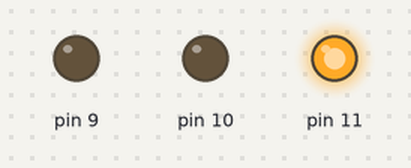
This sketch was run on a simulated Arduino Uno, built with avr-gcc and run on an emulated ATmega328P. On the bench: output pins drawn as LEDs (lit = HIGH).

Above: at 0.5 s.
At 2.5 s:
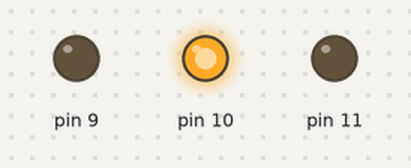
At 4.5 s:
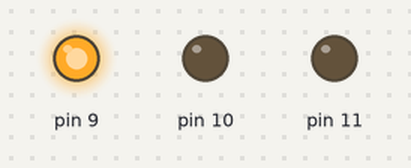
At 8.5 s:
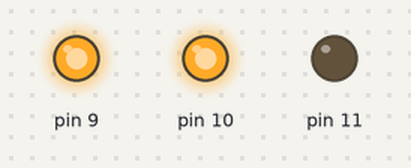
At 12.5 s:
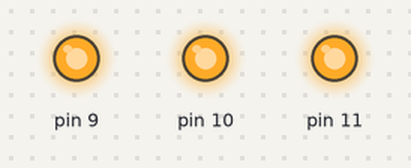
At 17.5 s:
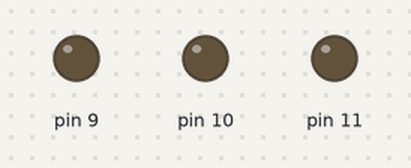
Timing chart, 0 to 18.2 s (numbered marks = the images above):
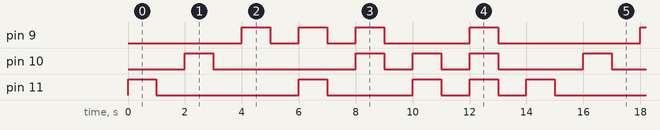

The sketch:

arduino_manipulando_led_RBG.ino
```cpp
// C++ code
//
void setup()
{
  pinMode(11, OUTPUT);
  pinMode(10, OUTPUT);
  pinMode(9, OUTPUT);
}

void loop()
{
  analogWrite(11, 255);
  delay(1000); // Wait for 1000 millisecond(s)
  analogWrite(11, 0);
  delay(1000); // Wait for 1000 millisecond(s)
  analogWrite(10, 255);
  delay(1000); // Wait for 1000 millisecond(s)
  analogWrite(10, 0);
  delay(1000); // Wait for 1000 millisecond(s)
  analogWrite(9, 255);
  delay(1000); // Wait for 1000 millisecond(s)
  analogWrite(9, 0);
  delay(1000); // Wait for 1000 millisecond(s)
  analogWrite(11, 255);
  analogWrite(9, 255);
  delay(1000); // Wait for 1000 millisecond(s)
  analogWrite(11, 0);
  analogWrite(9, 0);
  delay(1000); // Wait for 1000 millisecond(s)
  analogWrite(9, 255);
  analogWrite(10, 255);
  delay(1000); // Wait for 1000 millisecond(s)
  analogWrite(9, 0);
  analogWrite(10, 0);
  delay(1000); // Wait for 1000 millisecond(s)
  analogWrite(10, 255);
  analogWrite(11, 255);
  delay(1000); // Wait for 1000 millisecond(s)
  analogWrite(10, 0);
  analogWrite(11, 0);
  delay(1000); // Wait for 1000 millisecond(s)
  analogWrite(9, 255);
  analogWrite(10, 255);
  analogWrite(11, 255);
  delay(1000); // Wait for 1000 millisecond(s)
  analogWrite(9, 0);
  analogWrite(10, 0);
  analogWrite(11, 0);
  delay(1000); // Wait for 1000 millisecond(s)
}
```

Measured:
- by itself, pin 9: repeats every 14.0 s: 2 × (LOW 1.0 s, HIGH 1.0 s), LOW 3.0 s, HIGH 1.0 s, LOW 5.0 s, HIGH 1.0 s
- by itself, pin 10: repeats every 14.0 s: LOW 5.0 s, 2 × (HIGH 1.0 s, LOW 1.0 s), HIGH 1.0 s, LOW 3.0 s, HIGH 1.0 s
- by itself, pin 11: repeats every 14.0 s: LOW 5.0 s, HIGH 1.0 s, LOW 3.0 s, 2 × (HIGH 1.0 s, LOW 1.0 s), HIGH 1.0 s
